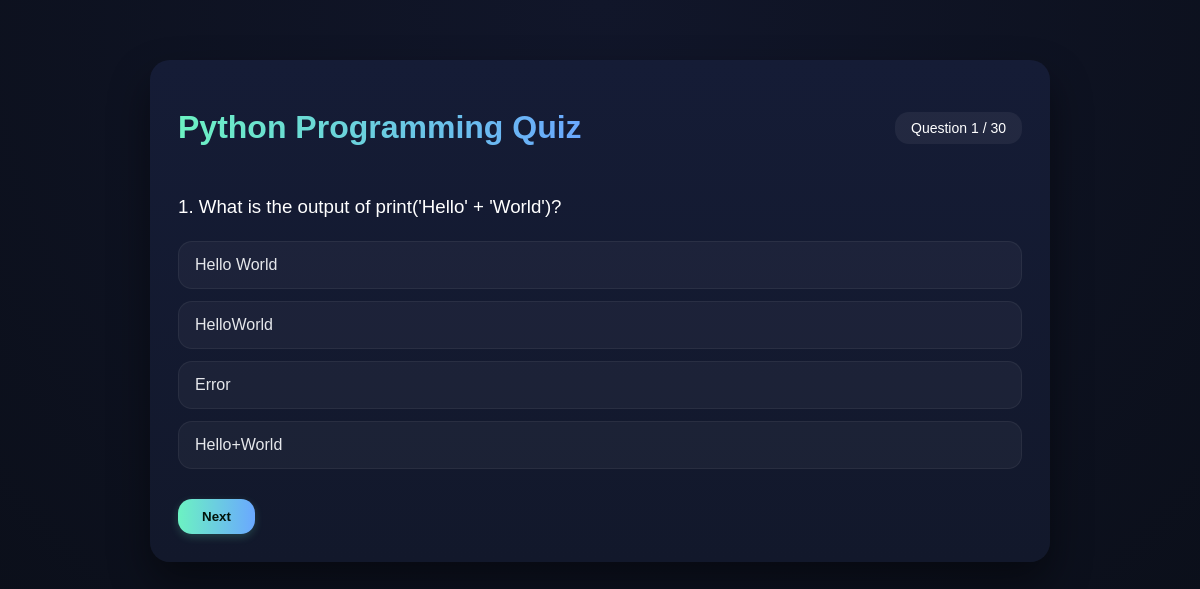
Screenshot of /quiz_page/1/ (signed in) with the database file from the repository.
### app1/models.py (models this page shows, shortened)
class Quiz(models.Model):
    course = models.ForeignKey('Course', on_delete=models.CASCADE, related_name='quizzes')
    title = models.CharField(max_length=200)

class Question(models.Model):
    quiz = models.ForeignKey(Quiz, on_delete=models.CASCADE)
    question_text = models.TextField()
    option1 = models.CharField(max_length=200)
    option2 = models.CharField(max_length=200)
    option3 = models.CharField(max_length=200)
    option4 = models.CharField(max_length=200)
    correct_option = models.IntegerField()  # 1,2,3,4

### app1/views.py (the view)
# urls.py: path('quiz_page/<int:course_id>/', views.quiz_page, name='quiz_page'),
def quiz_page(request, course_id):
    if 'login' not in request.session:
        return _redirect_to_login(request)
    course = get_object_or_404(Course, id=course_id)
    user = Registration.objects.get(email=request.session['login'])
    if not Enrollment.objects.filter(user=user, course=course).exists():
        return redirect('courses', id=course.id)
    total_lessons, completed_lessons, remaining_lessons, all_lessons_completed = get_course_completion_counts(user, course)
    if not all_lessons_completed:
        messages.warning(
            request,
            f"Complete all lessons before attempting the quiz. {remaining_lessons} lesson{'s' if remaining_lessons != 1 else ''} remaining."
        )
        return redirect('courses', id=course.id)
    quizzes = Quiz.objects.filter(course=course).order_by("id")
    quiz = quizzes.first()
    if not quiz:
        return render(request, "quiz.html", {
            "no_quiz": True,
            "course": course
        })
    questions = list(Question.objects.filter(quiz__course=course))
    random.shuffle(questions)
    questions = questions[:30]
    return render(request, "quiz.html", {
        "quiz": quiz,
        "course": course,
        "quiz_title": f"{course.name} Quiz",
        "questions": questions
    })

### app1/context_processors.py (called while the page is built)
def auth_guard(request):
    return {
        "auth_guard_enabled": getattr(request, "auth_guard_enabled", False),
        "auth_guard_login_url": getattr(request, "auth_guard_login_url", ""),
        "auth_guard_status_url": getattr(request, "auth_guard_status_url", ""),
    }

def currency_context(request):
    return get_currency_context(request)

### app1/utils/currency.py (called while the page is built, shortened)
def get_dial_code_currency_map():
    if _DATA_CACHE["loaded"]:
        return _DATA_CACHE["dial_to_currency"]

def get_currency_for_country_code(country_code):
    if not country_code:
        return DEFAULT_CURRENCY
    normalized = str(country_code).strip()
    if "|" in normalized:
        normalized = normalized.split("|", 1)[0].strip()
    if not normalized:
        return DEFAULT_CURRENCY
    if normalized.startswith("+") or re.search(r"\d", normalized):
        dial_value = re.sub(r"[^\d+]", "", normalized)
        if dial_value and not dial_value.startswith("+"):
            dial_value = f"+{dial_value}"
        if dial_value == "+1":
            return "USD"
        return get_dial_code_currency_map().get(dial_value, DEFAULT_CURRENCY)
    normalized = normalized.upper()
    return get_country_currency_map().get(
        normalized,
        get_dial_code_currency_map().get(normalized, DEFAULT_CURRENCY),
    )

def get_exchange_rate(currency_code):
    if not currency_code:
        currency_code = DEFAULT_CURRENCY
    currency_code = currency_code.upper()
    if currency_code == BASE_CURRENCY:
        return Decimal("1")
    rates = get_exchange_rates()
    rate = rates.get(currency_code)
    if rate is None:
        return Decimal("1")
    return Decimal(str(rate))

def get_currency_context(request):
    country_code = request.session.get("country_code")
    if "login" in request.session:
        from app1.models import Registration
        user_email = request.session.get("login")
        if user_email:
            try:
                user = Registration.objects.only("country_code").get(email=user_email)
                country_code = user.country_code
                request.session["country_code"] = country_code
            except Registration.DoesNotExist:
                pass
    currency_code = get_currency_for_country_code(country_code)
    currency_rate = get_exchange_rate(currency_code)
    return {
        "currency_code": currency_code,
        "currency_rate": currency_rate,
        "currency_base_code": BASE_CURRENCY,
    }

### app1/templates/quiz.html (shortened to what this page needs)
{% load static %}
<!DOCTYPE html>
<html>
<head>
    <link rel="stylesheet" href="{% static 'css/skeleton.css' %}">
    <link rel="stylesheet" href="{% static 'css/quiz.css' %}">
</head>
<body>
<div class="quiz-container">
{% if no_quiz %}
    <div class="no-quiz">
        <h2>🚫 Quiz Not Available</h2>
        <p>This course does not have a quiz yet.</p>
    </div>
{% else %}
    <div class="quiz-header">
        <h1>{{ quiz_title|default:quiz.title }}</h1>
        <div class="progress">
            Question <span id="qnum">1</span> / {{ questions|length }}
        </div>
    </div>
    <form id="quizForm">
        {% for q in questions %}
        <div class="question-box" data-question="{{ forloop.counter0 }}">
            <h3>{{ forloop.counter }}. {{ q.question_text }}</h3>
            <div class="options">
                <label class="option">
                    <span>{{ q.option1 }}</span>
                </label>
                <label class="option">
                    <span>{{ q.option2 }}</span>
                </label>
                <label class="option">
                    <span>{{ q.option3 }}</span>
                </label>
                <label class="option">
                    <span>{{ q.option4 }}</span>
                </label>
            </div>
        </div>
        {% endfor %}
        <div class="quiz-controls">
            <button type="button" id="nextBtn">Next</button>
        </div>
    </form>
{% endif %}
</div>
</body>
</html>

### app1/static/css/skeleton.css (style rules this page uses)
html, body { max-width:100%; overflow-x:hidden; }
*, *::before, *::after { box-sizing:border-box; }

### app1/static/css/quiz.css (style rules this page uses)
html, body { max-width:100%; overflow-x:hidden; }
*, *::before, *::after { box-sizing:border-box; }
:root { --bg:#0b0f1a; --card:#12182b; --primary:#6cf2c2; --secondary:#6aa8ff; --text-light:#e5e7eb; --text-dark:#02130a; }
body { background:radial-gradient(circle at top,#11162a,var(--bg)); font-family:'Poppins',sans-serif; margin:0; color:#ffffff; }
.quiz-container { max-width:900px; margin:60px auto; padding:28px; background:linear-gradient(180deg,#151c36,var(--card)); border-radius:20px; box-shadow:0 20px 40px rgba(0,0,0,.45); }
.quiz-header { display:flex; justify-content:space-between; align-items:center; margin-bottom:25px; }
.quiz-header h1 { font-weight:600; background:linear-gradient(90deg,var(--primary),var(--secondary)); -webkit-background-clip:text; background-clip:text; -webkit-text-fill-color:transparent; }
.progress { background:rgba(255,255,255,.06); padding:8px 16px; border-radius:14px; font-size:14px; }
.question-box { display:none; }
.question-box.active { display:block; animation:fade .35s ease; }
.question-box h3 { font-weight:500; line-height:1.5; }
.options { margin-top:20px; }
.option { display:block; padding:14px 16px; border-radius:14px; margin:12px 0; background:rgba(255,255,255,.04); border:1px solid rgba(255,255,255,.06); color:var(--text-light); transition:.25s; cursor:pointer; position:relative; }
.option span { position:relative; z-index:1; }
.quiz-controls { margin-top:30px; display:flex; justify-content:space-between; }
button { background:linear-gradient(90deg,var(--primary),var(--secondary)); border:none; color:var(--text-dark); font-weight:600; padding:10px 24px; border-radius:14px; transition:.25s; box-shadow:0 3px 8px rgba(108,242,194,.20); cursor:pointer; }

### rows the page displays
Quiz: title "Python Programming Quiz"
Question: question_text "What is the output of print('Hello' + 'World')?", option1 "Hello World", option2 "HelloWorld", option3 "Error", option4 "Hello+World"

### other values shown
{{ questions|length }} "30"
